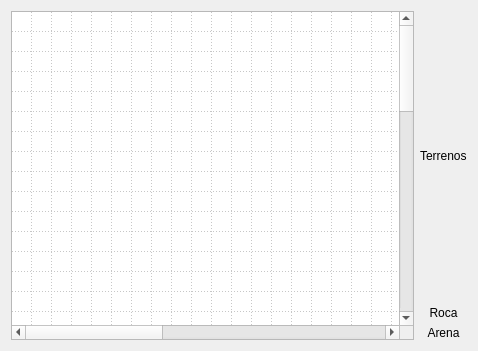
<?xml version="1.0" encoding="UTF-8"?>
<ui version="4.0">
 <class>Editor</class>
 <widget class="QWidget" name="Editor">
  <property name="geometry">
   <rect>
    <x>0</x>
    <y>0</y>
    <width>478</width>
    <height>351</height>
   </rect>
  </property>
  <property name="windowTitle">
   <string>Step 3</string>
  </property>
  <layout class="QVBoxLayout" name="verticalLayout">
   <item>
    <layout class="QHBoxLayout" name="horizontalLayout">
     <item>
      <layout class="QGridLayout" name="gridLayout">
       <item row="0" column="0">
        <widget class="QTableWidget" name="mapTable">
         <property name="enabled">
          <bool>true</bool>
         </property>
         <property name="editTriggers">
          <set>QAbstractItemView::SelectedClicked</set>
         </property>
         <property name="showGrid">
          <bool>true</bool>
         </property>
         <property name="gridStyle">
          <enum>Qt::DotLine</enum>
         </property>
         <property name="wordWrap">
          <bool>true</bool>
         </property>
         <property name="cornerButtonEnabled">
          <bool>true</bool>
         </property>
         <property name="rowCount">
          <number>50</number>
         </property>
         <property name="columnCount">
          <number>50</number>
         </property>
         <attribute name="horizontalHeaderVisible">
          <bool>false</bool>
         </attribute>
         <attribute name="horizontalHeaderDefaultSectionSize">
          <number>20</number>
         </attribute>
         <attribute name="horizontalHeaderHighlightSections">
          <bool>true</bool>
         </attribute>
         <attribute name="horizontalHeaderMinimumSectionSize">
          <number>1</number>
         </attribute>
         <attribute name="verticalHeaderVisible">
          <bool>false</bool>
         </attribute>
         <attribute name="verticalHeaderDefaultSectionSize">
          <number>20</number>
         </attribute>
         <attribute name="verticalHeaderMinimumSectionSize">
          <number>1</number>
         </attribute>
         <row>
          <property name="text">
           <string>New Row</string>
          </property>
         </row>
         <row>
          <property name="text">
           <string>New Row</string>
          </property>
         </row>
         <row>
          <property name="text">
           <string>New Row</string>
          </property>
         </row>
         <row>
          <property name="text">
           <string>New Row</string>
          </property>
         </row>
         <row>
          <property name="text">
           <string>New Row</string>
          </property>
         </row>
         <row>
          <property name="text">
           <string>New Row</string>
          </property>
         </row>
         <row>
          <property name="text">
           <string>New Row</string>
          </property>
         </row>
         <row>
          <property name="text">
           <string>New Row</string>
          </property>
         </row>
         <row/>
         <row/>
         <row/>
         <row/>
         <row/>
         <row/>
         <row/>
         <row/>
         <row/>
         <row/>
         <row/>
         <row/>
         <row/>
         <row/>
         <row/>
         <row/>
         <row/>
         <row/>
         <row/>
         <row/>
         <row/>
         <row/>
         <row/>
         <row/>
         <row/>
         <row/>
         <row/>
         <row/>
         <row/>
         <row/>
         <row/>
         <row/>
         <row/>
         <row/>
         <row/>
         <row/>
         <row/>
         <row/>
         <row/>
         <row/>
         <row/>
         <row/>
         <column>
          <property name="text">
           <string>New Column</string>
          </property>
         </column>
         <column>
          <property name="text">
           <string>New Column</string>
          </property>
         </column>
         <column>
          <property name="text">
           <string>New Column</string>
          </property>
         </column>
         <column>
          <property name="text">
           <string>New Column</string>
          </property>
         </column>
         <column>
          <property name="text">
           <string>New Column</string>
          </property>
         </column>
         <column>
          <property name="text">
           <string>New Column</string>
          </property>
         </column>
         <column>
          <property name="text">
           <string>New Column</string>
          </property>
         </column>
         <column>
          <property name="text">
           <string>New Column</string>
          </property>
         </column>
         <column>
          <property name="text">
           <string>New Column</string>
          </property>
         </column>
         <column/>
         <column/>
         <column/>
         <column/>
         <column/>
         <column/>
         <column/>
         <column/>
         <column/>
         <column/>
         <column/>
         <column/>
         <column/>
         <column/>
         <column/>
         <column/>
         <column/>
         <column/>
         <column/>
         <column/>
         <column/>
         <column/>
         <column/>
         <column/>
         <column/>
         <column/>
         <column/>
         <column/>
         <column/>
         <column/>
         <column/>
         <column/>
         <column/>
         <column/>
         <column/>
         <column/>
         <column/>
         <column/>
         <column/>
         <column/>
         <column/>
        </widget>
       </item>
      </layout>
     </item>
     <item>
      <layout class="QVBoxLayout" name="verticalLayout_2">
       <item>
        <widget class="QLabel" name="terrainsLabel">
         <property name="text">
          <string>Terrenos</string>
         </property>
        </widget>
       </item>
       <item>
        <widget class="QPushButton" name="rockButton">
         <property name="enabled">
          <bool>true</bool>
         </property>
         <property name="autoFillBackground">
          <bool>false</bool>
         </property>
         <property name="styleSheet">
          <string notr="true">border: none;</string>
         </property>
         <property name="text">
          <string>Roca</string>
         </property>
         <property name="iconSize">
          <size>
           <width>16</width>
           <height>16</height>
          </size>
         </property>
        </widget>
       </item>
       <item>
        <widget class="QPushButton" name="sandButton">
         <property name="styleSheet">
          <string notr="true">border: none;</string>
         </property>
         <property name="text">
          <string>Arena</string>
         </property>
        </widget>
       </item>
      </layout>
     </item>
    </layout>
   </item>
  </layout>
 </widget>
 <resources/>
 <connections/>
</ui>
